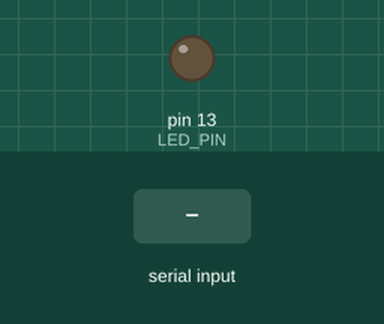
Simulated run of this sketch. Board: Arduino Uno, built with avr-gcc and run on an emulated ATmega328P. Shown: output pins drawn as LEDs (lit = HIGH). The inputs (shaded band) are chosen by the test bench.

Above: at 1.2 s.
1.3 s: "1" received over Serial
At 2.0 s:
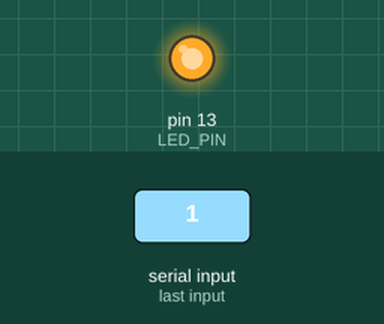
Timing chart, 0 to 4.3 s (numbered marks = the images above; inputs shaded):
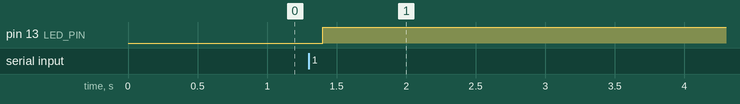

The sketch:

Arduino_IABM_Sketch.ino
```cpp
int LED_PIN = 13;

void setup() {
  Serial.begin(9600);
  pinMode(LED_PIN, OUTPUT);
}

void loop() {
  //If we get a valid byte....
  if (Serial.available() > 0) {
    //Read the available byte
    int inByte = Serial.read();
    //Then, turn the LED on or off:
    //off if the byte is a 0; on otherwise
    if (inByte == 0) {
      digitalWrite(LED_PIN, LOW);
    } else {
      digitalWrite(LED_PIN, HIGH);
    }
  }
  //Wait 100 milliseconds before checking again.
  delay(100);
}
```

Measured:
- after the input at 1.3 s, pin 13 (LED_PIN): LOW → HIGH after 0.10 s
